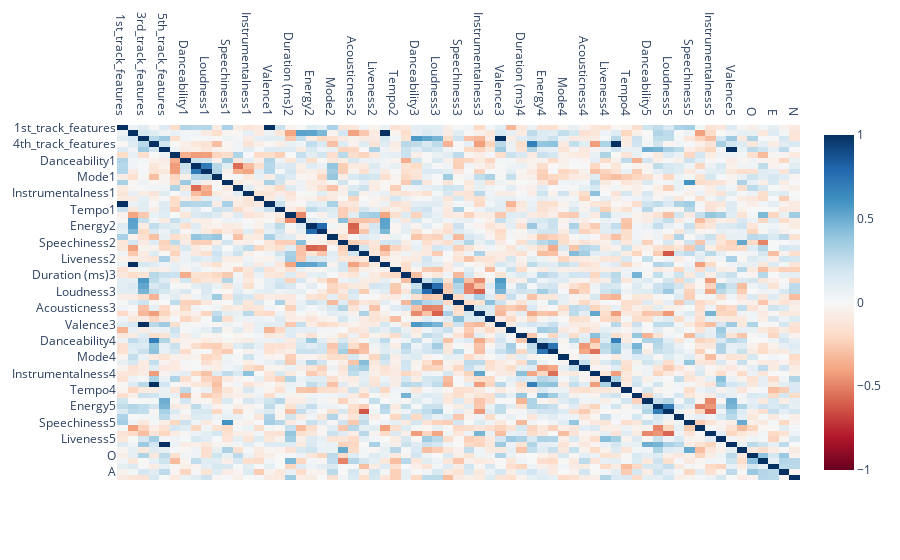

Notebook cell for this chart:
### Code cell
cols = df.columns[66:].to_list()
corr = df[cols].corr().to_numpy()
fig = px.imshow(corr, aspect="auto", x = cols, y = cols,
                color_continuous_scale='RdBu', color_continuous_midpoint=0)
fig.update_xaxes(side="top")
fig.show()

### Figure 1 — Plotly figure (JSON) as saved in the notebook; plotly's stock layout.template omitted (floating-point values rounded to 4 significant figures; data arrays with more than 128 entries replaced by an {"elided": "..."} marker saying what was removed)
{"data": [{"coloraxis": "coloraxis", "hovertemplate": "x: %{x}<br>y: %{y}<br>color: %{z}<extra></extra>", "name": "0", "type": "heatmap", "x": ["1st_track_features", "2nd_track_features", "3rd_track_features", "4th_track_features", "5th_track_features", "Duration (ms)1", "Danceability1", "Energy1", "Loudness1", "Mode1", "Speechiness1", "Acousticness1", "Instrumentalness1", "Liveness1", "Valence1", "Tempo1", "Duration (ms)2", "Danceability2", "Energy2", "Loudness2", "Mode2", "Speechiness2", "Acousticness2", "Instrumentalness2", "Liveness2", "Valence2", "Tempo2", "Duration (ms)3", "Danceability3", "Energy3", "Loudness3", "Mode3", "Speechiness3", "Acousticness3", "Instrumentalness3", "Liveness3", "Valence3", "Tempo3", "Duration (ms)4", "Danceability4", "Energy4", "Loudness4", "Mode4", "Speechiness4", "Acousticness4", "Instrumentalness4", "Liveness4", "Valence4", "Tempo4", "Duration (ms)5", "Danceability5", "Energy5", "Loudness5", "Mode5", "Speechiness5", "Acousticness5", "Instrumentalness5", "Liveness5", "Valence5", "Tempo5", "O", "C", "E", "A", "N"], "xaxis": "x", "y": ["1st_track_features", "2nd_track_features", "3rd_track_features", "4th_track_features", "5th_track_features", "Duration (ms)1", "Danceability1", "Energy1", "Loudness1", "Mode1", "Speechiness1", "Acousticness1", "Instrumentalness1", "Liveness1", "Valence1", "Tempo1", "Duration (ms)2", "Danceability2", "Energy2", "Loudness2", "Mode2", "Speechiness2", "Acousticness2", "Instrumentalness2", "Liveness2", "Valence2", "Tempo2", "Duration (ms)3", "Danceability3", "Energy3", "Loudness3", "Mode3", "Speechiness3", "Acousticness3", "Instrumentalness3", "Liveness3", "Valence3", "Tempo3", "Duration (ms)4", "Danceability4", "Energy4", "Loudness4", "Mode4", "Speechiness4", "Acousticness4", "Instrumentalness4", "Liveness4", "Valence4", "Tempo4", "Duration (ms)5", "Danceability5", "Energy5", "Loudness5", "Mode5", "Speechiness5", "Acousticness5", "Instrumentalness5", "Liveness5", "Valence5", "Tempo5", "O", "C", "E", "A", "N"], "yaxis": "y", "z": {"elided": "65x65 float values"}}], "layout": {"coloraxis": {"cmid": 0, "colorscale": [[0, "rgb(103,0,31)"], [0.1, "rgb(178,24,43)"], [0.2, "rgb(214,96,77)"], [0.3, "rgb(244,165,130)"], [0.4, "rgb(253,219,199)"], [0.5, "rgb(247,247,247)"], [0.6, "rgb(209,229,240)"], [0.7, "rgb(146,197,222)"], [0.8, "rgb(67,147,195)"], [0.9, "rgb(33,102,172)"], [1, "rgb(5,48,97)"]]}, "margin": {"t": 60}, "xaxis": {"anchor": "y", "domain": [0, 1], "side": "top"}, "yaxis": {"anchor": "x", "autorange": "reversed", "domain": [0, 1]}}}
